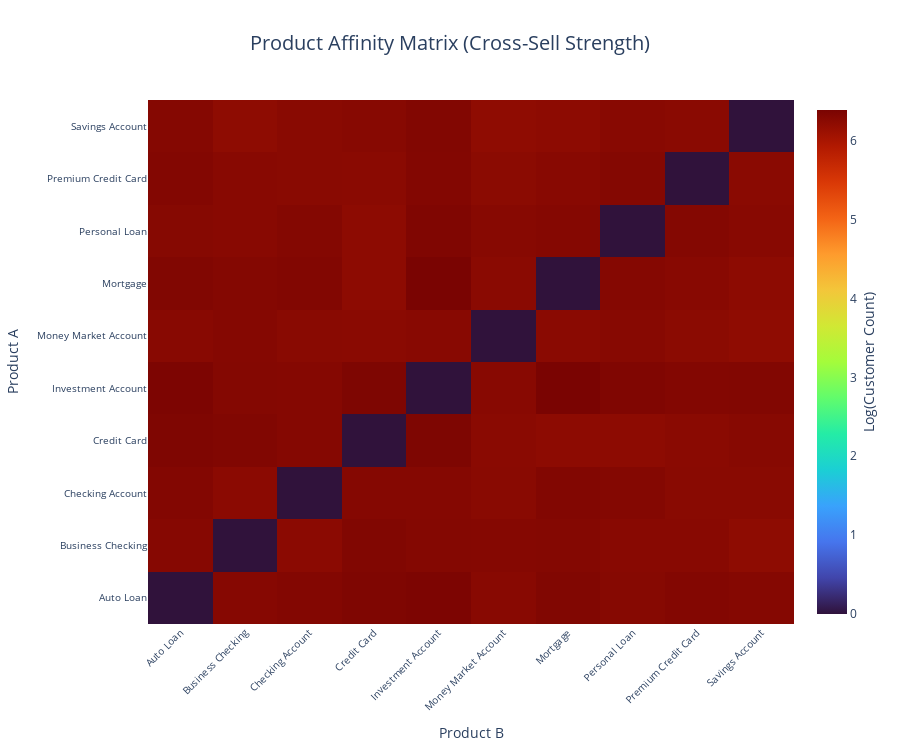

Notebook code for this chart:
### Markdown cell above
### Product Affinity Matrix

### Code cell
product_affinity_matrix_query = "SELECT * FROM gold.analytics_product_cross_sell_patterns"
product_affinity_matrix_df = fetch_data(product_affinity_matrix_query)


products = sorted(
    set(product_affinity_matrix_df['product_1'].tolist() + product_affinity_matrix_df['product_2'].tolist()))
matrix = pd.DataFrame(0, index=products, columns=products)

for _, row in product_affinity_matrix_df.iterrows():
    matrix.loc[row['product_1'], row['product_2']] = row['customer_count']
    matrix.loc[row['product_2'], row['product_1']] = row['customer_count']

np.fill_diagonal(matrix.values, 0)
matrix_log = np.log1p(matrix)

hover_text = [
    [
        f"{r} × {c}<br>Customers: {matrix.loc[r, c]:,}"
        for c in matrix.columns
    ]
    for r in matrix.index
]

fig = go.Figure(data=go.Heatmap(
    z=matrix_log.values,
    x=matrix_log.columns,
    y=matrix_log.index,
    colorscale='Turbo',
    hovertext=hover_text,
    customdata=matrix.values,
    colorbar=dict(
        title=dict(
            text="Log(Customer Count)",
            side="right"
        )
    )

))

fig.update_layout(
    title=dict(
        text="Product Affinity Matrix (Cross-Sell Strength)",
        x=0.5,
        font=dict(size=20)
    ),
    height=750,
    xaxis=dict(
        title="Product B",
        tickangle=-45,
        tickfont=dict(size=10)
    ),
    yaxis=dict(
        title="Product A",
        tickfont=dict(size=10)
    ),
    paper_bgcolor='white',
    plot_bgcolor='white'
)

fig.show()

### Figure 1 — Plotly figure (JSON) as saved in the notebook; plotly's stock layout.template omitted (floating-point values rounded to 4 significant figures)
{"data": [{"colorbar": {"title": {"side": "right", "text": "Log(Customer Count)"}}, "colorscale": [[0, "#30123b"], [0.07143, "#4145ab"], [0.1429, "#4675ed"], [0.2143, "#39a2fc"], [0.2857, "#1bcfd4"], [0.3571, "#24eca6"], [0.4286, "#61fc6c"], [0.5, "#a4fc3b"], [0.5714, "#d1e834"], [0.6429, "#f3c63a"], [0.7143, "#fe9b2d"], [0.7857, "#f36315"], [0.8571, "#d93806"], [0.9286, "#b11901"], [1, "#7a0402"]], "customdata": [[0, 539, 551, 568, 577, 528, 559, 538, 552, 540], [539, 0, 517, 559, 545, 543, 547, 528, 529, 503], [551, 517, 0, 543, 542, 524, 557, 548, 526, 524], [568, 559, 543, 0, 573, 519, 509, 507, 521, 534], [577, 545, 542, 573, 0, 528, 594, 566, 551, 554], [528, 543, 524, 519, 528, 0, 518, 532, 514, 500], [559, 547, 557, 509, 594, 518, 0, 541, 530, 508], [538, 528, 548, 507, 566, 532, 541, 0, 548, 530], [552, 529, 526, 521, 551, 514, 530, 548, 0, 519], [540, 503, 524, 534, 554, 500, 508, 530, 519, 0]], "hovertext": [["Auto Loan × Auto Loan<br>Customers: 0", "Auto Loan × Business Checking<br>Customers: 539", "Auto Loan × Checking Account<br>Customers: 551", "Auto Loan × Credit Card<br>Customers: 568", "Auto Loan × Investment Account<br>Customers: 577", "Auto Loan × Money Market Account<br>Customers: 528", "Auto Loan × Mortgage<br>Customers: 559", "Auto Loan × Personal Loan<br>Customers: 538", "Auto Loan × Premium Credit Card<br>Customers: 552", "Auto Loan × Savings Account<br>Customers: 540"], ["Business Checking × Auto Loan<br>Customers: 539", "Business Checking × Business Checking<br>Customers: 0", "Business Checking × Checking Account<br>Customers: 517", "Business Checking × Credit Card<br>Customers: 559", "Business Checking × Investment Account<br>Customers: 545", "Business Checking × Money Market Account<br>Customers: 543", "Business Checking × Mortgage<br>Customers: 547", "Business Checking × Personal Loan<br>Customers: 528", "Business Checking × Premium Credit Card<br>Customers: 529", "Business Checking × Savings Account<br>Customers: 503"], ["Checking Account × Auto Loan<br>Customers: 551", "Checking Account × Business Checking<br>Customers: 517", "Checking Account × Checking Account<br>Customers: 0", "Checking Account × Credit Card<br>Customers: 543", "Checking Account × Investment Account<br>Customers: 542", "Checking Account × Money Market Account<br>Customers: 524", "Checking Account × Mortgage<br>Customers: 557", "Checking Account × Personal Loan<br>Customers: 548", "Checking Account × Premium Credit Card<br>Customers: 526", "Checking Account × Savings Account<br>Customers: 524"], ["Credit Card × Auto Loan<br>Customers: 568", "Credit Card × Business Checking<br>Customers: 559", "Credit Card × Checking Account<br>Customers: 543", "Credit Card × Credit Card<br>Customers: 0", "Credit Card × Investment Account<br>Customers: 573", "Credit Card × Money Market Account<br>Customers: 519", "Credit Card × Mortgage<br>Customers: 509", "Credit Card × Personal Loan<br>Customers: 507", "Credit Card × Premium Credit Card<br>Customers: 521", "Credit Card × Savings Account<br>Customers: 534"], ["Investment Account × Auto Loan<br>Customers: 577", "Investment Account × Business Checking<br>Customers: 545", "Investment Account × Checking Account<br>Customers: 542", "Investment Account × Credit Card<br>Customers: 573", "Investment Account × Investment Account<br>Customers: 0", "Investment Account × Money Market Account<br>Customers: 528", "Investment Account × Mortgage<br>Customers: 594", "Investment Account × Personal Loan<br>Customers: 566", "Investment Account × Premium Credit Card<br>Customers: 551", "Investment Account × Savings Account<br>Customers: 554"], ["Money Market Account × Auto Loan<br>Customers: 528", "Money Market Account × Business Checking<br>Customers: 543", "Money Market Account × Checking Account<br>Customers: 524", "Money Market Account × Credit Card<br>Customers: 519", "Money Market Account × Investment Account<br>Customers: 528", "Money Market Account × Money Market Account<br>Customers: 0", "Money Market Account × Mortgage<br>Customers: 518", "Money Market Account × Personal Loan<br>Customers: 532", "Money Market Account × Premium Credit Card<br>Customers: 514", "Money Market Account × Savings Account<br>Customers: 500"], ["Mortgage × Auto Loan<br>Customers: 559", "Mortgage × Business Checking<br>Customers: 547", "Mortgage × Checking Account<br>Customers: 557", "Mortgage × Credit Card<br>Customers: 509", "Mortgage × Investment Account<br>Customers: 594", "Mortgage × Money Market Account<br>Customers: 518", "Mortgage × Mortgage<br>Customers: 0", "Mortgage × Personal Loan<br>Customers: 541", "Mortgage × Premium Credit Card<br>Customers: 530", "Mortgage × Savings Account<br>Customers: 508"], ["Personal Loan × Auto Loan<br>Customers: 538", "Personal Loan × Business Checking<br>Customers: 528", "Personal Loan × Checking Account<br>Customers: 548", "Personal Loan × Credit Card<br>Customers: 507", "Personal Loan × Investment Account<br>Customers: 566", "Personal Loan × Money Market Account<br>Customers: 532", "Personal Loan × Mortgage<br>Customers: 541", "Personal Loan × Personal Loan<br>Customers: 0", "Personal Loan × Premium Credit Card<br>Customers: 548", "Personal Loan × Savings Account<br>Customers: 530"], ["Premium Credit Card × Auto Loan<br>Customers: 552", "Premium Credit Card × Business Checking<br>Customers: 529", "Premium Credit Card × Checking Account<br>Customers: 526", "Premium Credit Card × Credit Card<br>Customers: 521", "Premium Credit Card × Investment Account<br>Customers: 551", "Premium Credit Card × Money Market Account<br>Customers: 514", "Premium Credit Card × Mortgage<br>Customers: 530", "Premium Credit Card × Personal Loan<br>Customers: 548", "Premium Credit Card × Premium Credit Card<br>Customers: 0", "Premium Credit Card × Savings Account<br>Customers: 519"], ["Savings Account × Auto Loan<br>Customers: 540", "Savings Account × Business Checking<br>Customers: 503", "Savings Account × Checking Account<br>Customers: 524", "Savings Account × Credit Card<br>Customers: 534", "Savings Account × Investment Account<br>Customers: 554", "Savings Account × Money Market Account<br>Customers: 500", "Savings Account × Mortgage<br>Customers: 508", "Savings Account × Personal Loan<br>Customers: 530", "Savings Account × Premium Credit Card<br>Customers: 519", "Savings Account × Savings Account<br>Customers: 0"]], "type": "heatmap", "x": ["Auto Loan", "Business Checking", "Checking Account", "Credit Card", "Investment Account", "Money Market Account", "Mortgage", "Personal Loan", "Premium Credit Card", "Savings Account"], "y": ["Auto Loan", "Business Checking", "Checking Account", "Credit Card", "Investment Account", "Money Market Account", "Mortgage", "Personal Loan", "Premium Credit Card", "Savings Account"], "z": [[0.0, 6.292, 6.314, 6.344, 6.36, 6.271, 6.328, 6.29, 6.315, 6.293], [6.292, 0.0, 6.25, 6.328, 6.303, 6.299, 6.306, 6.271, 6.273, 6.223], [6.314, 6.25, 0.0, 6.299, 6.297, 6.263, 6.324, 6.308, 6.267, 6.263], [6.344, 6.328, 6.299, 0.0, 6.353, 6.254, 6.234, 6.23, 6.258, 6.282], [6.36, 6.303, 6.297, 6.353, 0.0, 6.271, 6.389, 6.34, 6.314, 6.319], [6.271, 6.299, 6.263, 6.254, 6.271, 0.0, 6.252, 6.279, 6.244, 6.217], [6.328, 6.306, 6.324, 6.234, 6.389, 6.252, 0.0, 6.295, 6.275, 6.232], [6.29, 6.271, 6.308, 6.23, 6.34, 6.279, 6.295, 0.0, 6.308, 6.275], [6.315, 6.273, 6.267, 6.258, 6.314, 6.244, 6.275, 6.308, 0.0, 6.254], [6.293, 6.223, 6.263, 6.282, 6.319, 6.217, 6.232, 6.275, 6.254, 0.0]]}], "layout": {"height": 750, "paper_bgcolor": "white", "plot_bgcolor": "white", "title": {"font": {"size": 20}, "text": "Product Affinity Matrix (Cross-Sell Strength)", "x": 0.5}, "xaxis": {"tickangle": -45, "tickfont": {"size": 10}, "title": {"text": "Product B"}}, "yaxis": {"tickfont": {"size": 10}, "title": {"text": "Product A"}}}}
